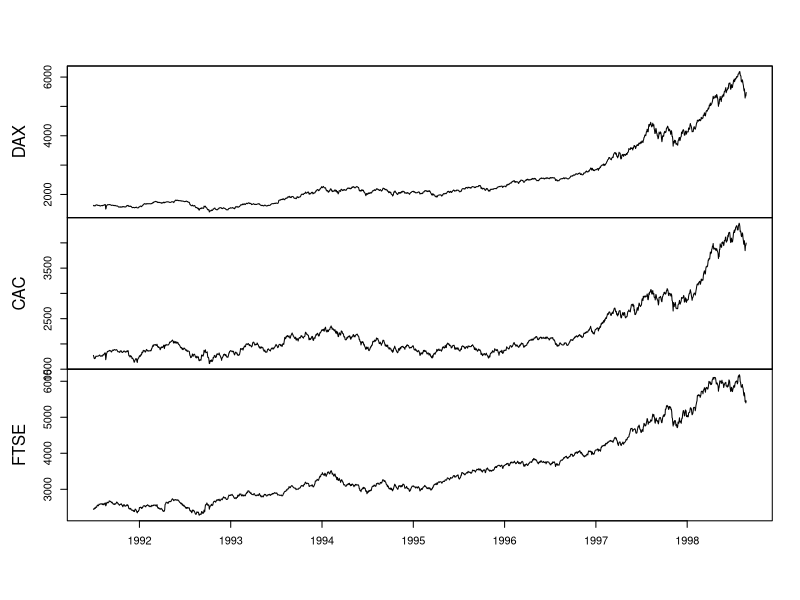
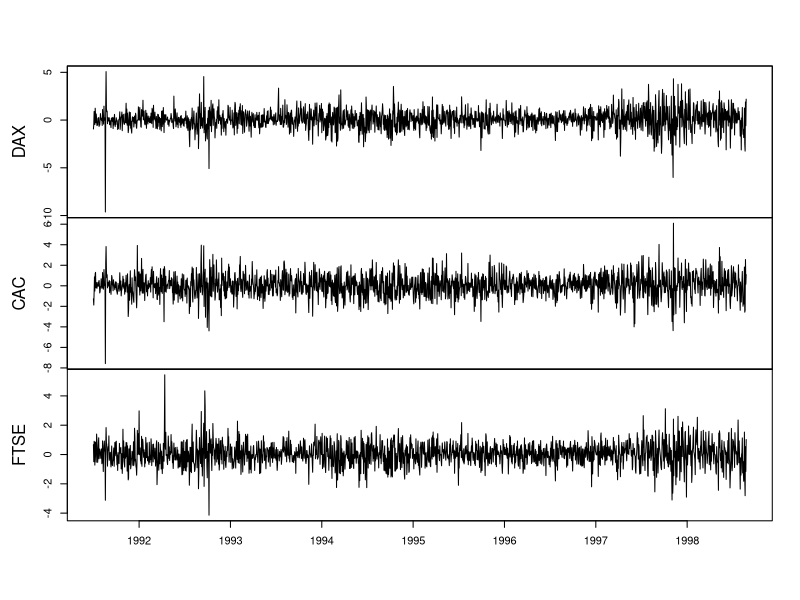
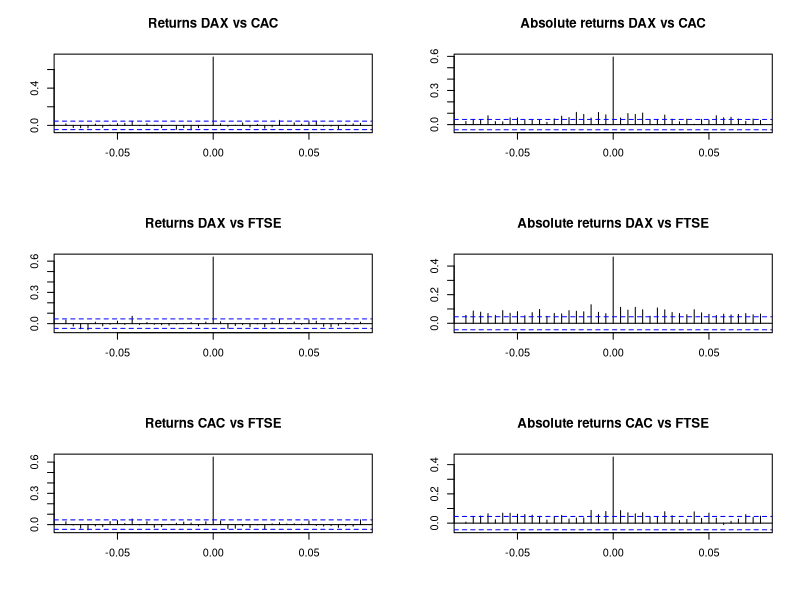
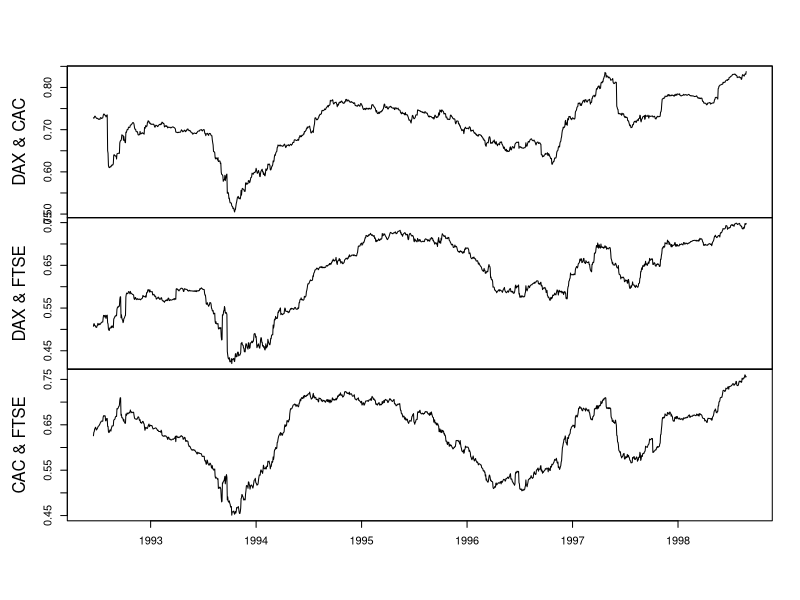

Source code (R) for these figures, in order:
# ***********************************************************************************************
# Title   : Financial Risk Modeling and Portfolio Optimization with R
# Chapter : 3 Financial Market Data
# Theme   : 1.2 Stylized Fact for multivariate series
# Date    : 2022/10/30
# Page    : P32 - P35
# URL     : https://www.pfaffikus.de/rpacks/
# ***********************************************************************************************


# ＜概要＞
# - ポートフォリオの観点からは多変量リターン系列の特性が重要
# - ボラティリティ・クラスタリングは明確に確認できる


# ＜目次＞
# 0 準備
# 1 データ変換とプロット
# 2 Stylized Factの確認
# 3 ローリング相関の確認


# 0 準備 ----------------------------------------------------------------------

# ライブラリ
library(tidyverse)
library(magrittr)
library(zoo)


# データロード
data(EuStockMarkets)

# データ確認
# --- 株価指数の指数値データ
EuStockMarkets %>% head()
EuStockMarkets %>% class()


# 1 データ変換とプロット ----------------------------------------------------------

# データ変換
# --- zooオブジェクトに変換
EuStockLevel <-
  EuStockMarkets %>%
    as.zoo() %>%
    .[, c("DAX", "CAC", "FTSE")]

# プロット確認
EuStockLevel %>% plot(xlab = "", main = "")


# リターンに変換
EuStockRet <-
  EuStockLevel %>%
    log() %>%
    diff() %>%
    multiply_by(100)

# プロット確認
EuStockRet %>% plot(xlab = "", main = "")


# 2 Stylized Factの確認 --------------------------------------------------------

# ＜ポイント＞
# - 左側がリターンのCCF、右側が絶対値リターンのCCF
# - 絶対値リターンで見ると時系列相関が共通して高いことが確認できる


# レイアウト設定
layout(matrix(1:6, nrow = 3, ncol = 2, byrow = TRUE))


# DAX vs CAC ----------------------------------

ccf(EuStockRet$DAX, EuStockRet$CAC, ylab = "", xlab = "",
    lag.max = 20, main = "Returns DAX vs CAC")

ccf(abs(EuStockRet$DAX), abs(EuStockRet$CAC), ylab = "",
    xlab = "", lag.max = 20, main = "Absolute returns DAX vs CAC")


# DAX vs FTSE ---------------------------------

ccf(EuStockRet$DAX, EuStockRet$FTSE, ylab = "", xlab = "",
    lag.max = 20, main = "Returns DAX vs FTSE")

ccf(abs(EuStockRet$DAX), abs(EuStockRet$FTSE), ylab = "",
    xlab = "", lag.max = 20, main = "Absolute returns DAX vs FTSE")


# CAC vs FTSE ---------------------------------

ccf(EuStockRet$CAC, EuStockRet$FTSE, ylab = "", xlab = "",
    lag.max = 20, main = "Returns CAC vs FTSE")

ccf(abs(EuStockRet$CAC), abs(EuStockRet$FTSE), ylab = "",
    xlab = "", lag.max = 20, main = "Absolute returns CAC vs FTSE")


# 3 ローリング相関の確認 ---------------------------------------------------------

# ＜ポイント＞
# - 各系列は相関の水準や推移の点でかなり類似している


# 関数定義
# --- ローリング相関
rollc <- function(x){
  dim <- ncol(x)
  rcor <- cor(x)[lower.tri(diag(dim), diag = FALSE)]
  return(rcor)
}

# ローリング相関の計算
rcor <-
  EuStockRet %>%
    rollapply(width = 250, rollc,
              align = "right", by.column = FALSE) %>%
    set_colnames(c("DAX & CAC", "DAX & FTSE", "CAC & FTSE"))

# プロット作成
rcor %>% plot(main = "", xlab = "")

